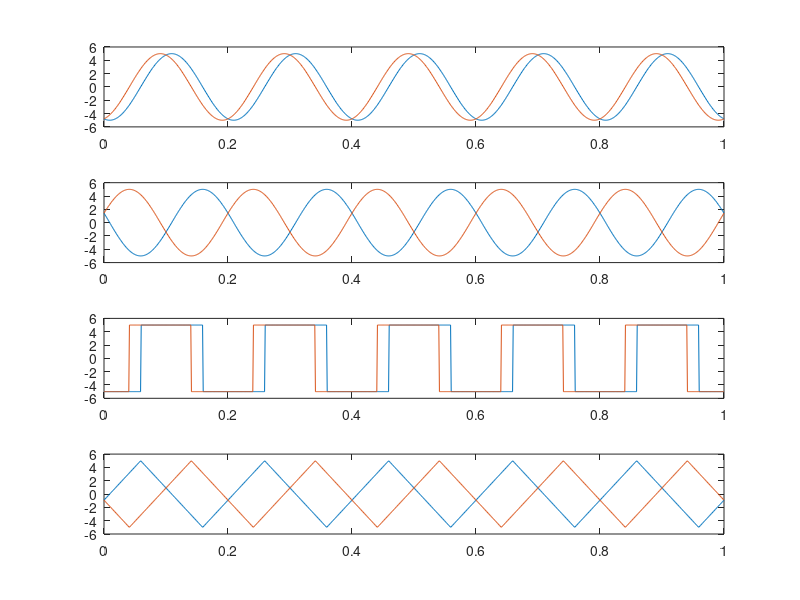

This figure's MATLAB source:
clc;
close all;
clear all;

a = input("Enter amplitude: ");
f = input("Enter frequency: ");
p_diff = input("Enter phase difference in radians: ");
t = 0:0.001:1;

sin_wave = a*sin(2*pi*f*t + p_diff);
cos_wave = a*cos(2*pi*f*t + p_diff);
sqr_wave = a*square(2*pi*f*t + p_diff);
trn_wave = a*sawtooth(2*pi*f*t + p_diff, 1/2);

f1 = figure;

subplot(4,1,1);
plot(t, sin_wave, 'r');

subplot(4,1,2);
plot(t, cos_wave, 'r');

subplot(4,1,3);
plot(t, sqr_wave, 'r');

subplot(4,1,4);
plot(t, trn_wave, 'r');

% reverse
inp = input("Enter any word to see the reverse of the waves");
scl = -1;

sin_wave_n = a*sin(2*pi*f*t*scl + p_diff);
cos_wave_n = a*cos(2*pi*f*t*scl + p_diff);
sqr_wave_n = a*square(2*pi*f*t*scl + p_diff);
trn_wave_n = a*sawtooth(2*pi*f*t*scl + p_diff, 1/2);

subplot(4,1,1);
plot(t, sin_wave_n, t, sin_wave);

subplot(4,1,2);
plot(t, cos_wave_n, t, cos_wave);

subplot(4,1,3);
plot(t, sqr_wave_n, t, sqr_wave);

subplot(4,1,4);
plot(t, trn_wave_n, t, trn_wave);

return;